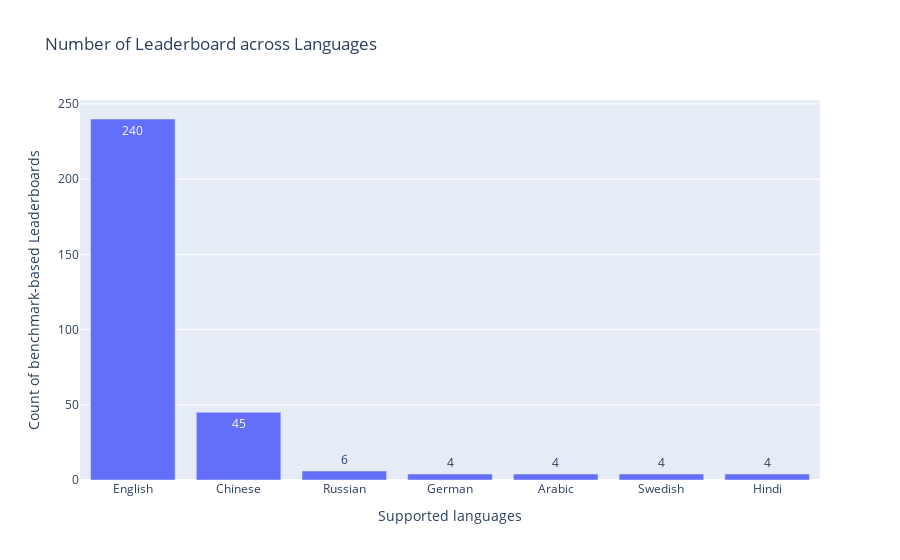

The cell this chart's notebook holds for it:
### Code cell
df = pd.read_csv(path_rq1 / 'Leaderboard_processed.csv')
df['Supported languages'] = df['Supported languages'].apply(ast.literal_eval)
print(f"{len(df[df['Supported languages'].apply(lambda x: 'English' in x)])} leaderboards focus on English tasks, comprising {round(len(df[df['Supported languages'].apply(lambda x: 'English' in x)])/len(df),4)*100}% of the total.")
df = df.explode('Supported languages')['Supported languages'].value_counts().reset_index()
df['Weight'] = 1

mean = np.mean(df['count'])
median = np.median(df['count'])
mode = stats.mode(df['count'])[0]  # mode() returns a ModeResult object, hence the indexing
standard_deviation = np.std(df['count'])

print(f"Mean: {mean}")
print(f"Median: {median}")
print(f"Mode: {mode}")
print(f"Standard Deviation: {standard_deviation}")

# Calculate the Gini coefficient
gini_coefficient = ineqpy.inequality.gini(data=df, income='count', weights='Weight')
print("Gini Coefficient:", gini_coefficient)

df = df[df['count'] > 3]
fig = px.bar(
    x=df['Supported languages'],
    y=df['count'],
    text_auto=True,
    labels={'x': 'Supported languages', 'y': 'Count of benchmark-based Leaderboards'},
    title='Number of Leaderboard across Supported Languages'
)
# fig.write_image(path_rq1 / 'language distribution.pdf')
fig.show()

### Figure 1 — Plotly figure (JSON) as saved in the notebook; plotly's stock layout.template omitted (floating-point values rounded to 4 significant figures)
{"data": [{"alignmentgroup": "True", "hovertemplate": "Supported languages=%{x}<br>Count of benchmark-based Leaderboards=%{y}<extra></extra>", "legendgroup": "", "marker": {"color": "#636efa", "pattern": {"shape": ""}}, "name": "", "offsetgroup": "", "orientation": "v", "showlegend": false, "textposition": "auto", "texttemplate": "%{y}", "type": "bar", "x": ["English", "Chinese", "Russian", "German", "Arabic", "Swedish", "Hindi"], "xaxis": "x", "y": [240, 45, 6, 4, 4, 4, 4], "yaxis": "y"}], "layout": {"barmode": "relative", "legend": {"tracegroupgap": 0}, "title": {"text": "Number of Leaderboard across Languages"}, "xaxis": {"anchor": "y", "domain": [0, 1], "title": {"text": "Supported languages"}}, "yaxis": {"anchor": "x", "domain": [0, 1], "title": {"text": "Count of benchmark-based Leaderboards"}}}}
